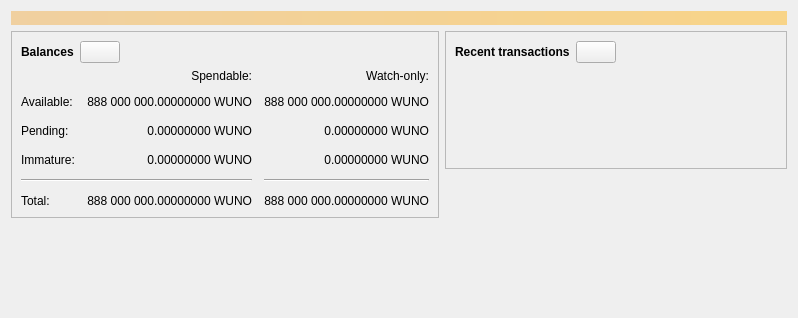
<?xml version="1.0" encoding="UTF-8"?>
<ui version="4.0">
 <class>OverviewPage</class>
 <widget class="QWidget" name="OverviewPage">
  <property name="geometry">
   <rect>
    <x>0</x>
    <y>0</y>
    <width>798</width>
    <height>318</height>
   </rect>
  </property>
  <property name="windowTitle">
   <string>Form</string>
  </property>
  <layout class="QVBoxLayout" name="topLayout">
   <item>
    <widget class="QLabel" name="labelAlerts">
     <property name="visible">
      <bool>false</bool>
     </property>
     <property name="styleSheet">
      <string notr="true">QLabel { background-color: qlineargradient(x1: 0, y1: 0, x2: 1, y2: 0, stop:0 #F0D0A0, stop:1 #F8D488); color:#000000; }</string>
     </property>
     <property name="wordWrap">
      <bool>true</bool>
     </property>
     <property name="margin">
      <number>3</number>
     </property>
     <property name="textInteractionFlags">
      <set>Qt::TextSelectableByMouse</set>
     </property>
    </widget>
   </item>
   <item>
    <layout class="QHBoxLayout" name="horizontalLayout" stretch="1,1">
     <item>
      <layout class="QVBoxLayout" name="verticalLayout_2">
       <item>
        <widget class="QFrame" name="frame">
         <property name="frameShape">
          <enum>QFrame::StyledPanel</enum>
         </property>
         <property name="frameShadow">
          <enum>QFrame::Raised</enum>
         </property>
         <layout class="QVBoxLayout" name="verticalLayout_4">
          <item>
           <layout class="QHBoxLayout" name="horizontalLayout_4">
            <item>
             <widget class="QLabel" name="label_5">
              <property name="font">
               <font>
                <weight>75</weight>
                <bold>true</bold>
               </font>
              </property>
              <property name="text">
               <string>Balances</string>
              </property>
             </widget>
            </item>
            <item>
             <widget class="QPushButton" name="labelWalletStatus">
              <property name="enabled">
               <bool>true</bool>
              </property>
              <property name="maximumSize">
               <size>
                <width>45</width>
                <height>16777215</height>
               </size>
              </property>
              <property name="toolTip">
               <string>The displayed information may be out of date. Your wallet automatically synchronizes with the wentuno network after a connection is established, but this process has not completed yet.</string>
              </property>
              <property name="text">
               <string/>
              </property>
              <property name="icon">
               <iconset resource="../wentuno.qrc">
                <normaloff>:/icons/warning</normaloff>
                <disabledoff>:/icons/warning</disabledoff>:/icons/warning</iconset>
              </property>
              <property name="iconSize">
               <size>
                <width>24</width>
                <height>24</height>
               </size>
              </property>
             </widget>
            </item>
            <item>
             <spacer name="horizontalSpacer_3">
              <property name="orientation">
               <enum>Qt::Horizontal</enum>
              </property>
              <property name="sizeHint" stdset="0">
               <size>
                <width>40</width>
                <height>20</height>
               </size>
              </property>
             </spacer>
            </item>
           </layout>
          </item>
          <item>
           <layout class="QGridLayout" name="gridLayout">
            <property name="spacing">
             <number>12</number>
            </property>
            <item row="2" column="2">
             <widget class="QLabel" name="labelWatchPending">
              <property name="cursor">
               <cursorShape>IBeamCursor</cursorShape>
              </property>
              <property name="toolTip">
               <string>Unconfirmed transactions to watch-only addresses</string>
              </property>
              <property name="text">
               <string notr="true">0.00000000 WUNO</string>
              </property>
              <property name="alignment">
               <set>Qt::AlignRight|Qt::AlignTrailing|Qt::AlignVCenter</set>
              </property>
              <property name="textInteractionFlags">
               <set>Qt::LinksAccessibleByMouse|Qt::TextSelectableByKeyboard|Qt::TextSelectableByMouse</set>
              </property>
             </widget>
            </item>
            <item row="2" column="1">
             <widget class="QLabel" name="labelUnconfirmed">
              <property name="cursor">
               <cursorShape>IBeamCursor</cursorShape>
              </property>
              <property name="toolTip">
               <string>Total of transactions that have yet to be confirmed, and do not yet count toward the spendable balance</string>
              </property>
              <property name="text">
               <string notr="true">0.00000000 WUNO</string>
              </property>
              <property name="alignment">
               <set>Qt::AlignRight|Qt::AlignTrailing|Qt::AlignVCenter</set>
              </property>
              <property name="textInteractionFlags">
               <set>Qt::LinksAccessibleByMouse|Qt::TextSelectableByKeyboard|Qt::TextSelectableByMouse</set>
              </property>
             </widget>
            </item>
            <item row="3" column="2">
             <widget class="QLabel" name="labelWatchImmature">
              <property name="cursor">
               <cursorShape>IBeamCursor</cursorShape>
              </property>
              <property name="toolTip">
               <string>Mined balance in watch-only addresses that has not yet matured</string>
              </property>
              <property name="text">
               <string notr="true">0.00000000 WUNO</string>
              </property>
              <property name="alignment">
               <set>Qt::AlignRight|Qt::AlignTrailing|Qt::AlignVCenter</set>
              </property>
              <property name="textInteractionFlags">
               <set>Qt::LinksAccessibleByMouse|Qt::TextSelectableByKeyboard|Qt::TextSelectableByMouse</set>
              </property>
             </widget>
            </item>
            <item row="4" column="0" colspan="2">
             <widget class="Line" name="line">
              <property name="orientation">
               <enum>Qt::Horizontal</enum>
              </property>
             </widget>
            </item>
            <item row="4" column="2">
             <widget class="Line" name="lineWatchBalance">
              <property name="sizePolicy">
               <sizepolicy hsizetype="Preferred" vsizetype="Fixed">
                <horstretch>0</horstretch>
                <verstretch>0</verstretch>
               </sizepolicy>
              </property>
              <property name="minimumSize">
               <size>
                <width>140</width>
                <height>0</height>
               </size>
              </property>
              <property name="orientation">
               <enum>Qt::Horizontal</enum>
              </property>
             </widget>
            </item>
            <item row="5" column="0">
             <widget class="QLabel" name="labelTotalText">
              <property name="text">
               <string>Total:</string>
              </property>
             </widget>
            </item>
            <item row="3" column="1">
             <widget class="QLabel" name="labelImmature">
              <property name="cursor">
               <cursorShape>IBeamCursor</cursorShape>
              </property>
              <property name="toolTip">
               <string>Mined balance that has not yet matured</string>
              </property>
              <property name="text">
               <string notr="true">0.00000000 WUNO</string>
              </property>
              <property name="alignment">
               <set>Qt::AlignRight|Qt::AlignTrailing|Qt::AlignVCenter</set>
              </property>
              <property name="textInteractionFlags">
               <set>Qt::LinksAccessibleByMouse|Qt::TextSelectableByKeyboard|Qt::TextSelectableByMouse</set>
              </property>
             </widget>
            </item>
            <item row="2" column="3">
             <spacer name="horizontalSpacer_2">
              <property name="orientation">
               <enum>Qt::Horizontal</enum>
              </property>
              <property name="sizeHint" stdset="0">
               <size>
                <width>40</width>
                <height>20</height>
               </size>
              </property>
             </spacer>
            </item>
            <item row="3" column="0">
             <widget class="QLabel" name="labelImmatureText">
              <property name="text">
               <string>Immature:</string>
              </property>
             </widget>
            </item>
            <item row="5" column="1">
             <widget class="QLabel" name="labelTotal">
              <property name="cursor">
               <cursorShape>IBeamCursor</cursorShape>
              </property>
              <property name="toolTip">
               <string>Your current total balance</string>
              </property>
              <property name="text">
               <string notr="true">888 000 000.00000000 WUNO</string>
              </property>
              <property name="alignment">
               <set>Qt::AlignRight|Qt::AlignTrailing|Qt::AlignVCenter</set>
              </property>
              <property name="textInteractionFlags">
               <set>Qt::LinksAccessibleByMouse|Qt::TextSelectableByKeyboard|Qt::TextSelectableByMouse</set>
              </property>
             </widget>
            </item>
            <item row="5" column="2">
             <widget class="QLabel" name="labelWatchTotal">
              <property name="cursor">
               <cursorShape>IBeamCursor</cursorShape>
              </property>
              <property name="toolTip">
               <string>Current total balance in watch-only addresses</string>
              </property>
              <property name="text">
               <string notr="true">888 000 000.00000000 WUNO</string>
              </property>
              <property name="alignment">
               <set>Qt::AlignRight|Qt::AlignTrailing|Qt::AlignVCenter</set>
              </property>
              <property name="textInteractionFlags">
               <set>Qt::LinksAccessibleByMouse|Qt::TextSelectableByKeyboard|Qt::TextSelectableByMouse</set>
              </property>
             </widget>
            </item>
            <item row="0" column="2">
             <widget class="QLabel" name="labelWatchonly">
              <property name="text">
               <string>Watch-only:</string>
              </property>
              <property name="alignment">
               <set>Qt::AlignRight|Qt::AlignTrailing|Qt::AlignVCenter</set>
              </property>
             </widget>
            </item>
            <item row="1" column="0">
             <widget class="QLabel" name="labelBalanceText">
              <property name="text">
               <string>Available:</string>
              </property>
             </widget>
            </item>
            <item row="1" column="1">
             <widget class="QLabel" name="labelBalance">
              <property name="cursor">
               <cursorShape>IBeamCursor</cursorShape>
              </property>
              <property name="toolTip">
               <string>Your current spendable balance</string>
              </property>
              <property name="text">
               <string notr="true">888 000 000.00000000 WUNO</string>
              </property>
              <property name="alignment">
               <set>Qt::AlignRight|Qt::AlignTrailing|Qt::AlignVCenter</set>
              </property>
              <property name="textInteractionFlags">
               <set>Qt::LinksAccessibleByMouse|Qt::TextSelectableByKeyboard|Qt::TextSelectableByMouse</set>
              </property>
             </widget>
            </item>
            <item row="1" column="2">
             <widget class="QLabel" name="labelWatchAvailable">
              <property name="cursor">
               <cursorShape>IBeamCursor</cursorShape>
              </property>
              <property name="toolTip">
               <string>Your current balance in watch-only addresses</string>
              </property>
              <property name="text">
               <string notr="true">888 000 000.00000000 WUNO</string>
              </property>
              <property name="alignment">
               <set>Qt::AlignRight|Qt::AlignTrailing|Qt::AlignVCenter</set>
              </property>
              <property name="textInteractionFlags">
               <set>Qt::LinksAccessibleByMouse|Qt::TextSelectableByKeyboard|Qt::TextSelectableByMouse</set>
              </property>
             </widget>
            </item>
            <item row="2" column="0">
             <widget class="QLabel" name="labelPendingText">
              <property name="text">
               <string>Pending:</string>
              </property>
             </widget>
            </item>
            <item row="0" column="1">
             <widget class="QLabel" name="labelSpendable">
              <property name="text">
               <string>Spendable:</string>
              </property>
              <property name="alignment">
               <set>Qt::AlignRight|Qt::AlignTrailing|Qt::AlignVCenter</set>
              </property>
             </widget>
            </item>
           </layout>
          </item>
         </layout>
        </widget>
       </item>
       <item>
        <spacer name="verticalSpacer">
         <property name="orientation">
          <enum>Qt::Vertical</enum>
         </property>
         <property name="sizeHint" stdset="0">
          <size>
           <width>20</width>
           <height>40</height>
          </size>
         </property>
        </spacer>
       </item>
      </layout>
     </item>
     <item>
      <layout class="QVBoxLayout" name="verticalLayout_3">
       <item>
        <widget class="QFrame" name="frame_2">
         <property name="frameShape">
          <enum>QFrame::StyledPanel</enum>
         </property>
         <property name="frameShadow">
          <enum>QFrame::Raised</enum>
         </property>
         <layout class="QVBoxLayout" name="verticalLayout">
          <item>
           <layout class="QHBoxLayout" name="horizontalLayout_2">
            <item>
             <widget class="QLabel" name="label_4">
              <property name="font">
               <font>
                <weight>75</weight>
                <bold>true</bold>
               </font>
              </property>
              <property name="text">
               <string>Recent transactions</string>
              </property>
             </widget>
            </item>
            <item>
             <widget class="QPushButton" name="labelTransactionsStatus">
              <property name="enabled">
               <bool>true</bool>
              </property>
              <property name="maximumSize">
               <size>
                <width>45</width>
                <height>16777215</height>
               </size>
              </property>
              <property name="toolTip">
               <string>The displayed information may be out of date. Your wallet automatically synchronizes with the wentuno network after a connection is established, but this process has not completed yet.</string>
              </property>
              <property name="text">
               <string/>
              </property>
              <property name="icon">
               <iconset resource="../wentuno.qrc">
                <normaloff>:/icons/warning</normaloff>
                <disabledoff>:/icons/warning</disabledoff>:/icons/warning</iconset>
              </property>
              <property name="iconSize">
               <size>
                <width>24</width>
                <height>24</height>
               </size>
              </property>
             </widget>
            </item>
            <item>
             <spacer name="horizontalSpacer">
              <property name="orientation">
               <enum>Qt::Horizontal</enum>
              </property>
              <property name="sizeHint" stdset="0">
               <size>
                <width>40</width>
                <height>20</height>
               </size>
              </property>
             </spacer>
            </item>
           </layout>
          </item>
          <item>
           <widget class="TransactionOverviewWidget" name="listTransactions">
            <property name="styleSheet">
             <string notr="true">QListView { background: transparent; }</string>
            </property>
            <property name="frameShape">
             <enum>QFrame::NoFrame</enum>
            </property>
            <property name="verticalScrollBarPolicy">
             <enum>Qt::ScrollBarAlwaysOff</enum>
            </property>
            <property name="horizontalScrollBarPolicy">
             <enum>Qt::ScrollBarAlwaysOff</enum>
            </property>
            <property name="sizeAdjustPolicy">
             <enum>QAbstractScrollArea::AdjustToContents</enum>
            </property>
            <property name="selectionMode">
             <enum>QAbstractItemView::NoSelection</enum>
            </property>
            <property name="uniformItemSizes">
             <bool>true</bool>
            </property>
           </widget>
          </item>
         </layout>
        </widget>
       </item>
       <item>
        <spacer name="verticalSpacer_2">
         <property name="orientation">
          <enum>Qt::Vertical</enum>
         </property>
         <property name="sizeHint" stdset="0">
          <size>
           <width>20</width>
           <height>40</height>
          </size>
         </property>
        </spacer>
       </item>
      </layout>
     </item>
    </layout>
   </item>
  </layout>
 </widget>
 <customwidgets>
  <customwidget>
   <class>TransactionOverviewWidget</class>
   <extends>QListView</extends>
   <header>qt/transactionoverviewwidget.h</header>
  </customwidget>
 </customwidgets>
 <resources/>
 <connections/>
</ui>
